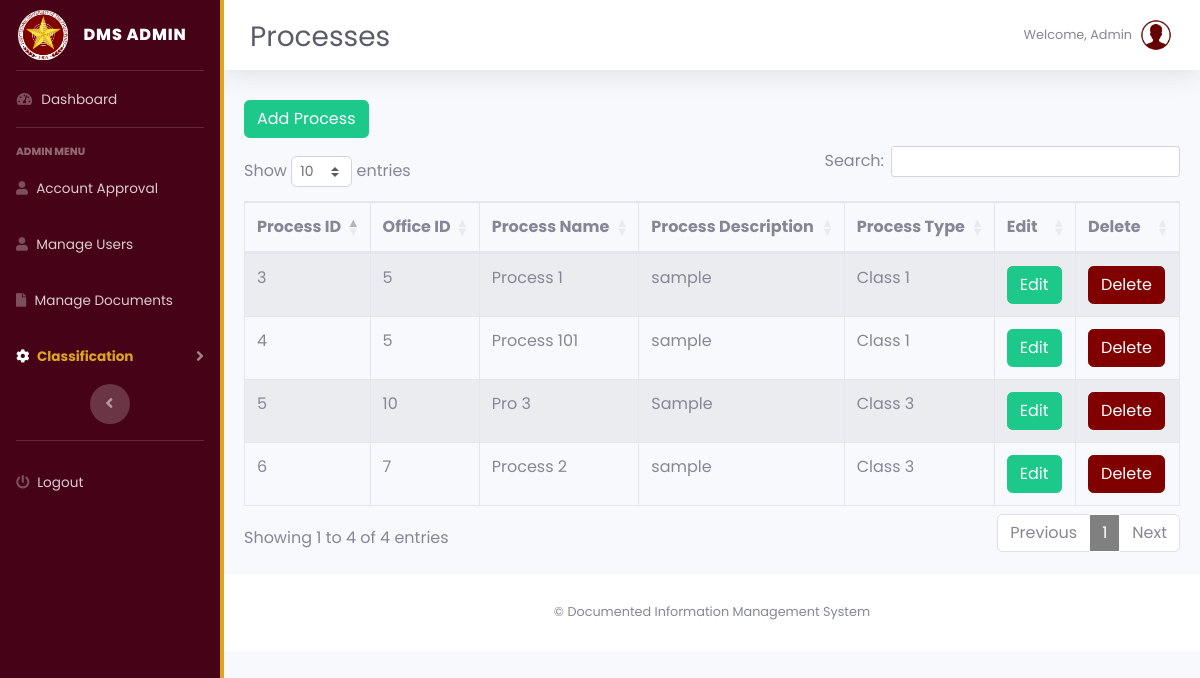
/admin/process.php, run on the app's committed database.
### tables this page shows
CREATE TABLE `process` (
  `Process_ID` int(11) NOT NULL,
  `O_ID` int(11) NOT NULL,
  `Process_Name` varchar(50) NOT NULL,
  `Process_Desciption` varchar(255) NOT NULL,
  `Process_Type` varchar(50) NOT NULL
);

### admin/process.php (the view, shortened to what this page needs)
<?php
include('includes/header.php');
include('includes/navbar.php');
include('../admin/database-connect/connect.php');
?>
        <div id="content-wrapper" class="d-flex flex-column">
            <div id="content">
                <nav class="navbar navbar-expand navbar-light bg-white topbar mb-4 static-top shadow newtopbar" style="margin-bottom:0;">
                    <div class="d-sm-flex align-items-center justify-content-between mb-4" style="margin-top: 27px; margin-left: 10px;">
                        <h1 class="h3 mb-0 text-gray-800">Processes</h1>
                    </div>
                    <ul class="navbar-nav ml-auto">
                        <li class="nav-item dropdown no-arrow">
                            <a class="nav-link dropdown-toggle" href="#" id="userDropdown" role="button"
                                data-toggle="dropdown" aria-haspopup="true" aria-expanded="false">
                                <span class="mr-2 d-none d-lg-inline text-gray-600 small">Welcome, Admin</span>
                                <img class="img-profile rounded-circle" src="img/icons8-male-user-50.png">
                            </a>
                        </li>
                    </ul>
                </nav>
                <div class="card-body">
    <div class="table-responsive">
        <td>
            <button type="button" class="btn btn-success add_btn" data-toggle="modal" data-target="#addProcessModal" style="margin-bottom: 8px; margin-top:10px;">Add Process</button>
        </td>
<?php
$query ="SELECT * FROM process";
$query_run=mysqli_query($conn, $query);
?>
       <table id="dataTableID" class="table table-bordered table table-striped " width = "100%" cellspacing="0">
            <thead>
                <tr>
                    <th>Process ID</th>
                    <th>Office ID</th>
                    <th>Process Name</th>
                    <th>Process Description</th>
                    <th>Process Type</th>
                    <th>Edit</th>
                    <th>Delete</th>
                </tr>
            </thead>
            <tbody>
                <?php
                    if(mysqli_num_rows($query_run) > 0) {
                        while($row=mysqli_fetch_assoc($query_run))
                        {
                            ?>
                <tr>
                    <td><?php echo $row['Process_ID']; ?></td>
                    <td><?php echo $row['O_ID']; ?></td>
                    <td><?php echo $row['Process_Name']; ?></td>
                    <td><?php echo $row['Process_Desciption']; ?></td>
                    <td><?php echo $row['Process_Type']; ?></td>
                    <td>
                        <button type="button" class="btn btn-success edit_btn" data-toggle="modal" data-target="#editProcessModal">Edit</button>
                    </td>
                    <td>
                            <button type ="submit" name = "delete_btn" class = "btn btn-danger delete_btn" style="background-color: maroon; border-color: maroon;">Delete</button>
                    </td>
                </tr>
                <?php
                        }
                    }
                    else
                    {
                        echo "No Record Found";
                    }
                    ?>
            </tbody>
        </table>
    </div>
</div>
<?php
include('includes/footer.php');
?>

### admin/css/newheader.css (style rules this page uses)
* { font-family: 'Poppins',sans-serif; }
.newtopbar { margin-bottom: 0rem !important; }
.mb-0 { margin-top: 1.5rem !important; margin-bottom: 1.5rem !important; }

### data on the page
process: Process_ID "3", O_ID "5", Process_Name "Process 1", Process_Desciption "sample", Process_Type "Class 1"
process: Process_ID "4", O_ID "5", Process_Name "Process 101", Process_Desciption "sample", Process_Type "Class 1"
process: Process_ID "5", O_ID "10", Process_Name "Pro 3", Process_Desciption "Sample", Process_Type "Class 3"
process: Process_ID "6", O_ID "7", Process_Name "Process 2", Process_Desciption "sample", Process_Type "Class 3"
